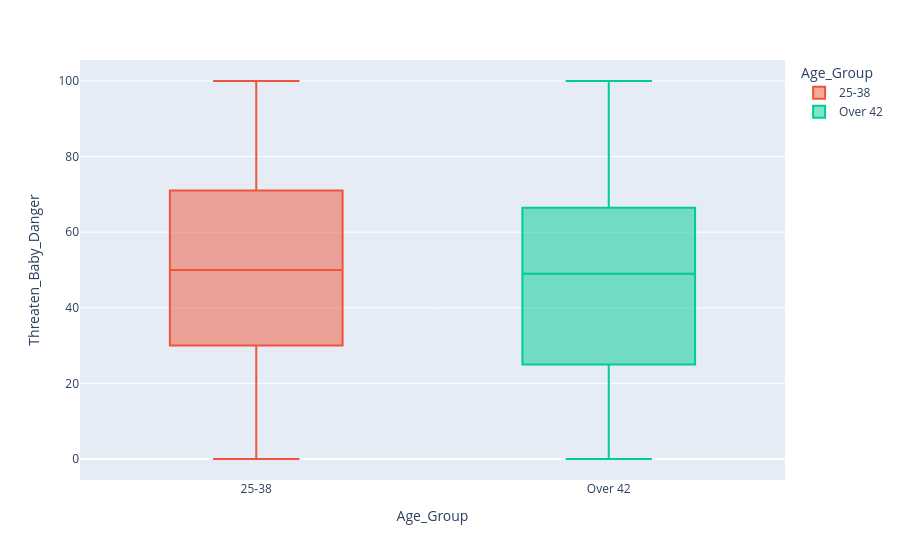

The notebook cell saved with this chart:
### Code cell
figx = px.box(df, x="Age_Group", y="Threaten_Baby_Danger", color="Age_Group")

figx.show()

### Figure 1 — Plotly figure (JSON) as saved in the notebook; plotly's stock layout.template omitted (floating-point values rounded to 4 significant figures; data arrays with more than 128 entries replaced by an {"elided": "..."} marker saying what was removed)
{"data": [{"alignmentgroup": "True", "hovertemplate": "Age_Group=%{x}<br>Threaten_Baby_Danger=%{y}<extra></extra>", "legendgroup": "25-38", "marker": {"color": "#EF553B"}, "name": "25-38", "notched": false, "offsetgroup": "25-38", "orientation": "v", "showlegend": true, "type": "box", "x": {"elided": "8801 str values"}, "x0": " ", "xaxis": "x", "y": {"elided": "8801 mixed values"}, "y0": " ", "yaxis": "y"}, {"alignmentgroup": "True", "hovertemplate": "Age_Group=%{x}<br>Threaten_Baby_Danger=%{y}<extra></extra>", "legendgroup": "Over 42", "marker": {"color": "#00cc96"}, "name": "Over 42", "notched": false, "offsetgroup": "Over 42", "orientation": "v", "showlegend": true, "type": "box", "x": ["Over 42", "Over 42", "Over 42", "Over 42", "Over 42", "Over 42", "Over 42", "Over 42", "Over 42", "Over 42", "Over 42", "Over 42", "Over 42", "Over 42", "Over 42", "Over 42", "Over 42", "Over 42", "Over 42", "Over 42", "Over 42", "Over 42", "Over 42", "Over 42", "Over 42", "Over 42", "Over 42", "Over 42", "Over 42", "Over 42", "Over 42", "Over 42", "Over 42", "Over 42", "Over 42", "Over 42", "Over 42", "Over 42", "Over 42", "Over 42", "Over 42", "Over 42", "Over 42", "Over 42", "Over 42", "Over 42", "Over 42", "Over 42", "Over 42", "Over 42", "Over 42", "Over 42", "Over 42", "Over 42", "Over 42", "Over 42", "Over 42", "Over 42", "Over 42", "Over 42", "Over 42", "Over 42", "Over 42", "Over 42", "Over 42", "Over 42", "Over 42", "Over 42", "Over 42", "Over 42", "Over 42", "Over 42", "Over 42", "Over 42", "Over 42", "Over 42", "Over 42", "Over 42", "Over 42", "Over 42", "Over 42", "Over 42", "Over 42", "Over 42", "Over 42", "Over 42", "Over 42", "Over 42", "Over 42", "Over 42", "Over 42", "Over 42", "Over 42", "Over 42", "Over 42", "Over 42", "Over 42", "Over 42", "Over 42", "Over 42", "Over 42", "Over 42", "Over 42", "Over 42", "Over 42", "Over 42", "Over 42", "Over 42", "Over 42", "Over 42", "Over 42", "Over 42", "Over 42", "Over 42", "Over 42", "Over 42", "Over 42", "Over 42", "Over 42", "Over 42", "Over 42", "Over 42", "Over 42"], "x0": " ", "xaxis": "x", "y": [59, 12, 50, " ", 33, 67, 69, 10, 50, 15, 54, 25, " ", 0, 59, 65, 16, 100, 95, 8, 50, 58, 17, 29, 67, 16, 50, 7, 53, 5, 50, 49, 24, 69, 50, 76, 32, 92, 15, 75, 0, 48, 7, " ", 97, 29, 100, 62, 33, 94, 50, 2, 65, 89, 50, 54, 22, 52, 48, 49, 87, 19, " ", 68, 100, 15, 14, 19, 0, " ", 50, " ", 13, 30, 96, 50, 9, 97, 24, 65, 9, 49, 89, 26, 71, " ", 38, 28, 100, 85, 21, 98, 40, 49, 62, 39, 50, 77, 44, 27, 54, 28, 12, 49, 71, 26, 64, 5, 28, 76, 74, 54, 40, 49, 72, 40, 31, " ", 26, 32, 100, 25, 33], "y0": " ", "yaxis": "y"}], "layout": {"boxmode": "overlay", "legend": {"title": {"text": "Age_Group"}, "tracegroupgap": 0}, "margin": {"t": 60}, "xaxis": {"anchor": "y", "categoryarray": [null, "25-38", "Over 42"], "categoryorder": "array", "domain": [0, 1], "title": {"text": "Age_Group"}}, "yaxis": {"anchor": "x", "domain": [0, 1], "title": {"text": "Threaten_Baby_Danger"}}}}
